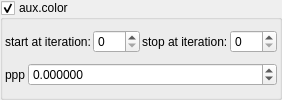
    <widget class="MyGroupBox" name="groupCheck_fold_color_aux_color_enabled_false">
     <property name="toolTip">
      <string/>
     </property>
     <property name="title">
      <string>aux.color&amp;</string>
     </property>
     <property name="checkable">
      <bool>true</bool>
     </property>
     <layout class="QVBoxLayout" name="verticalLayout_58">
      <property name="spacing">
       <number>2</number>
      </property>
      <property name="leftMargin">
       <number>2</number>
      </property>
      <property name="topMargin">
       <number>2</number>
      </property>
      <property name="rightMargin">
       <number>2</number>
      </property>
      <property name="bottomMargin">
       <number>2</number>
      </property>
      <item>
       <layout class="QHBoxLayout" name="horizontalLayout_14" stretch="0,1,0,1">
        <item>
         <widget class="QLabel" name="label_102">
          <property name="text">
           <string>start at iteration:</string>
          </property>
         </widget>
        </item>
        <item>
         <widget class="MySpinBox" name="spinboxInt_fold_color_start_iterations_A">
          <property name="sizePolicy">
           <sizepolicy hsizetype="Minimum" vsizetype="Maximum">
            <horstretch>0</horstretch>
            <verstretch>0</verstretch>
           </sizepolicy>
          </property>
          <property name="minimum">
           <number>0</number>
          </property>
          <property name="maximum">
           <number>999</number>
          </property>
          <property name="value">
           <number>0</number>
          </property>
         </widget>
        </item>
        <item>
         <widget class="QLabel" name="label_74">
          <property name="text">
           <string>stop at iteration:</string>
          </property>
         </widget>
        </item>
        <item>
         <widget class="MySpinBox" name="spinboxInt_fold_color_stop_iterations_A">
          <property name="sizePolicy">
           <sizepolicy hsizetype="Preferred" vsizetype="Maximum">
            <horstretch>0</horstretch>
            <verstretch>0</verstretch>
           </sizepolicy>
          </property>
          <property name="maximum">
           <number>999</number>
          </property>
         </widget>
        </item>
       </layout>
      </item>
      <item>
       <layout class="QGridLayout" name="gridLayout_16" columnstretch="0,1">
        <property name="spacing">
         <number>2</number>
        </property>
        <item row="0" column="0">
         <widget class="QLabel" name="label_134">
          <property name="text">
           <string notr="true">ppp</string>
          </property>
         </widget>
        </item>
        <item row="0" column="1">
         <widget class="MyDoubleSpinBox" name="spinbox4_fold_color_difs_0000_x">
          <property name="sizePolicy">
           <sizepolicy hsizetype="Minimum" vsizetype="Maximum">
            <horstretch>0</horstretch>
            <verstretch>0</verstretch>
           </sizepolicy>
          </property>
          <property name="prefix">
           <string/>
          </property>
          <property name="suffix">
           <string/>
          </property>
          <property name="decimals">
           <number>6</number>
          </property>
          <property name="minimum">
           <double>-99.999899999999997</double>
          </property>
          <property name="maximum">
           <double>99.999899999999997</double>
          </property>
          <property name="singleStep">
           <double>0.100000000000000</double>
          </property>
         </widget>
        </item>
       </layout>
      </item>
     </layout>
    </widget>
